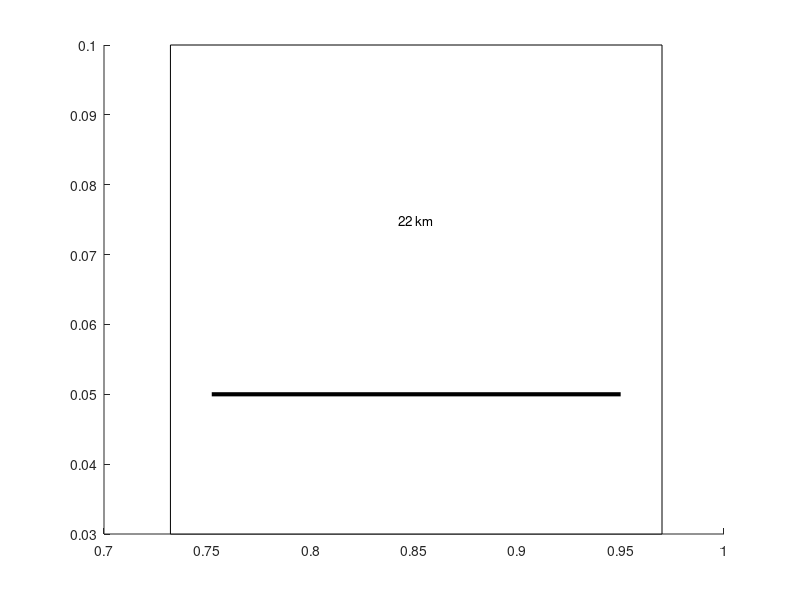

The MATLAB source for this figure: (Note: this script raises an error after producing the figure.)
function h = makescale(varargin)
%MAKESCALE creates a scale for map data.
%
%   MAKESCALE creates a scale on the current axis based on the current axis
%       limits. The scale is made to occupy 1/5th of the map. It is placed
%       in the southeast corner of the map. The units will either be in
%       milimeters, meters or kilometers, depending on the size of the map.
%
%   MAKESCALE(H_AXIS) creates a scale on the axis specificed by the handle
%       H_AXIS based on the its axes limits. H_AXIS must be a scalar.
%
%   MAKESCALE(SCALE) creates a scale made to occupy 1/SCALE of the map.
%       SCALE must be a scalar, and is bounded to be between 1.1 and 10. If
%       a larger value is passed in, 10 will be used. If a smaller value is
%       passed in, 1.1 will be used.
%
%   MAKESCALE(LOCATION) places the scale in the location specified by
%       LOCATION. Acceptable values for location are as follows
%           'northeast'     'ne'
%           'northwest'     'nw'
%           'southeast'     'se'
%           'southwest'     'sw'
%           'north'         'n'
%           'south'         's'
%
%   MAKESCALE('units',UNITS) changes the units systems from SI to imperical
%       units. UNITS should be either 'si' or 'imp.' The units displayed
%       are automatically switched between milimeters, meters, and
%       kilometers for the SI system, or between inches, feet, and statuate
%       miles for the imperical system.
%
%   H = MAKESCALE(...) outputs H, a 3x1 containing the handles of the of 
%       box, line, and text.
%
%   Any number of these input sets may be passed in any order.
%
%   The map scale will automatically be updated as the figure is zoomed,
%       panned, resized, or clicked on. It will not, however, be updated
%       upon using the commands "axis", "xlim", or "ylim" as these do not
%       have callback functionality.
%
%   Example:
%       load conus
%       figure
%       plot(uslon,uslat);
%       makeScale
%
%   Example: Placed in the south
%       load conus
%       figure
%       plot(uslon,uslat);
%       makeScale('south')
%
%   Example: Half the size of the Window
%       load conus
%       figure
%       plot(uslon,uslat);
%       makeScale(2,'south')
%
%   Example: Use Imperical Units
%       load conus
%       figure
%       plot(uslon,uslat);
%       makeScale(2,'south','units','imp')
%
%   Example: Zooming In
%       load conus
%       figure
%       plot(uslon,uslat);
%       makeScale(2,'south')
%       zoom(2)
%
%   Note: This assumes axis limits are in degrees. The scale is sized
%       correctly for the center latitude of the map. As the size of 
%       degrees longitude change with latitude, the scale becomes invalid 
%       with very large maps. Spherical Earth is assumed. Ideally, the map
%       will be proportioned correctly in order to reflect the relationship
%       between a degree latitude and a degree longitude at the center of 
%       the map.
%
% By Jonathan Sullian - October 2011
% Check to make sure the correct number of inputs are passed in.
error(nargchk(0,5,nargin,'struct'));
% Parse Inputs
[anum,latlim,lonlim,scale,location,units] = parseInputs(varargin{:});
if ~isreal(scale)
    error('MAKESCALE:ScaleVal','SCALE must be a real number')
end
% Bound the scale
if scale < 1.1 || scale > 10
    warning('MAKESCALE:ScaleVal','SCALE has been capped to be between 1.1 and 10 for readability.')
end
scale = min(max(scale,1.1),10);
earthRadius = 6371000;
% Get the distance of the map
mlat = mean(latlim);
if abs(mlat) > 90;
    d = 0;
else
    d = earthRadius.*cosd(mlat).*deg2rad(diff(lonlim));
end
dmax = d/1.1;
dmin = d/10;
dlat = diff(latlim);
dlon = diff(lonlim);
% Calculate the distance of the scale bar
rnd2 = floor(log10(d/scale))-1;
dscale = round2(d/scale,10^rnd2);
% Cap it
if dscale > dmax;
    rnd2 = rnd2 - 1;
    dscale = round2(dmax,10^rnd2);
end
if dscale < dmin
    rnd2 = rnd2 - 1;
    dscale = round2(dmin,10^rnd2);
end
% Make the text string
if strcmpi(units,'si')
    if d > 1e3*scale
        dst = num2str(dscale/1e3);
        lbl = ' km';
    elseif d > scale
        dst = num2str(dscale);
        lbl = ' m';
    else
        dst = num2str(dscale*1e3);
        lbl = ' mm';
    end
else
    if d > scale/0.000621371192
        rnd2 = floor(log10(d/scale*0.000621371192))-1;
        dscale = round2(d/scale*0.000621371192,10^rnd2);
        dst = num2str(dscale);
        lbl = ' mi';
        dscale = dscale/0.000621371192;
    elseif d > scale*0.3048
        rnd2 = floor(log10(d/scale/0.3048))-1;
        dscale = round2(d/scale/0.30482,10^rnd2);
        dst = num2str(dscale);
        lbl = ' ft';
        dscale = dscale*.3048;
    else
        rnd2 = floor(log10(d/scale/0.3048*12))-1;
        dscale = round2(d/scale/0.30482*12,10^rnd2);
        dst = num2str(dscale);
        lbl = ' in';
        dscale = dscale/12*.3048;
    end
end
% Get the postions
d1 = [-0.02 0.05];
issouth = 0;
iseast = 0;
iswest = 0;
switch lower(location)
    case {'southeast','se'}
        issouth = 1;
        iseast = 1;
    case {'northeast','ne'}
        iseast = 1;
    case {'southwest','sw'}
        issouth = 1;
        iswest = 1;
    case {'northwest','nw'}
        iswest = 1;
    case {'north','n'}
    case {'south','s'}
        issouth = 1;
end
if issouth
    slat = latlim(1)+0.05*diff(latlim);
else
    slat = latlim(end)-0.08*diff(latlim);
end
if iseast
    slon = lonlim(end)-0.05*diff(lonlim);
    slon = [slon slon-rad2deg(dscale./(earthRadius.*cosd(mlat)))];
    slat = [slat slat];
elseif iswest
    slon = lonlim(1)+0.05*diff(lonlim);
    slon = [slon slon+rad2deg(dscale./(earthRadius.*cosd(mlat)))];
    slat = [slat slat];
    slon = fliplr(slon);
else
    slon = mean(lonlim);
    slon = slon + [-rad2deg(dscale./(earthRadius.*cosd(mlat)))/2 rad2deg(dscale./(earthRadius.*cosd(mlat))/2)];
    slat = [slat slat];
    slon = fliplr(slon);
end
% Get the box location
blat = [slat([2 1])+[d1(1)*dlat d1(2)*dlat] slat([1 2])+[d1(2)*dlat d1(1)*dlat]];
blat = blat([2:4 1]);
blon = [slon+[0.02*dlon -0.02*dlon] slon([2 1])+[-0.02*dlon 0.02*dlon]];
% Delete Old Scale
aold = gca;
axes(anum);
ch = get(anum,'Children');
isOldScale = strcmpi(get(ch,'Tag'),'MapScale');
delete(ch(isOldScale));
% Make the scale
washold = ishold;
hold on
hbox = patch(blon,blat,'w');
set(hbox,'Tag','MapScale');
hline = plot(slon,slat,'k','LineWidth',3);
set(hline,'Tag','MapScale');
units_axis = get(gca,'Units');
set(gca,'Units','Inches')
pos = get(gca,'OuterPosition');
sz = mean(pos(4));
htext = text(mean(blon),mean(blat)+.01*dlat,[dst lbl],'HorizontalAlignment','center','FontSize',sz*2.3);
hzoom = zoom;
hpan = pan(gcf);
set(htext,'Tag','MapScale')
set(gca,'Units',units_axis);
% Set Resizer/Zoom/Pan/Click Callbacks
set(gcf,'ResizeFcn',{@ChangeTextSize,gca,htext});
set(hzoom,'ActionPostCallback',{@remakeZoomPanClick,anum,location,scale,units});
set(hpan,'ActionPostCallback',{@remakeZoomPanClick,anum,location,scale,units});
set(anum,'ButtonDownFcn',{@remakeZoomPanClick,anum,location,scale,units});
axes(aold);
% Output Handles
if nargout > 0
    h = [hbox; hline; htext];
end
% Restore Hold Off
if ~washold
    hold off
end
% Change the text font on figure resize.
function ChangeTextSize(~,~,anum,htext)
units = get(anum,'Units');
set(anum,'Units','Inches')
pos = get(anum,'OuterPosition');
sz = mean(pos(4));
set(htext,'FontSize',sz*2.3);
set(anum,'Units',units);
function remakeZoomPanClick(~,~,anum,location,scale,units)
makescale(anum,location,scale,'units',units);
function x = round2(x,base)
x = round(x./base).*base;
function [anum,latlim,lonlim,scale,location,units] = parseInputs(varargin)
% Default Values
anum = gca;
scale = 5;
location = 'se';
units = 'si';
% Loop through number of arguments in
ii = 1;
while ii <= length(varargin)
    
    % Either a axis number, or a scale value
    if isscalar(varargin{ii}) && isnumeric(varargin{ii})
        
        % Is it a non-root handle?
        if ishandle(varargin{ii}) && varargin{ii} ~= 0
            
            % Check if it is an axis number, not a figure number
            pos = get(varargin{ii},'ActivePositionProperty');
            if strcmpi(pos,'outerposition')
                anum = varargin{1};
                ii = ii + 1;
                continue;
            end
        end
        
        % Scale Value
        scale = varargin{ii};
        ii = ii + 1;
    
    % Locations
    elseif ischar(varargin{ii})
        if strcmpi(varargin{ii},'units')
            units = varargin{ii+1};
            ii = ii + 2;
        else
            locs = {'northeast','ne','north','n','southeast','se','south',...
                's','southwest','sw','northwest','nw'};
            if ~ismember(lower(varargin{ii}),locs)
                locOut = 'northeast, ne, north, n, southeast, se, south, s, southwest, sw, northwest, nw';
                error('MAKESCALE:LOCS',['LOCATION must be one of the following: ' locOut])
            end
            location = varargin{ii};
            ii = ii + 1;
        end
    end
end
% Get limits
latlim = get(anum,'YLim');
lonlim = get(anum,'XLim');

